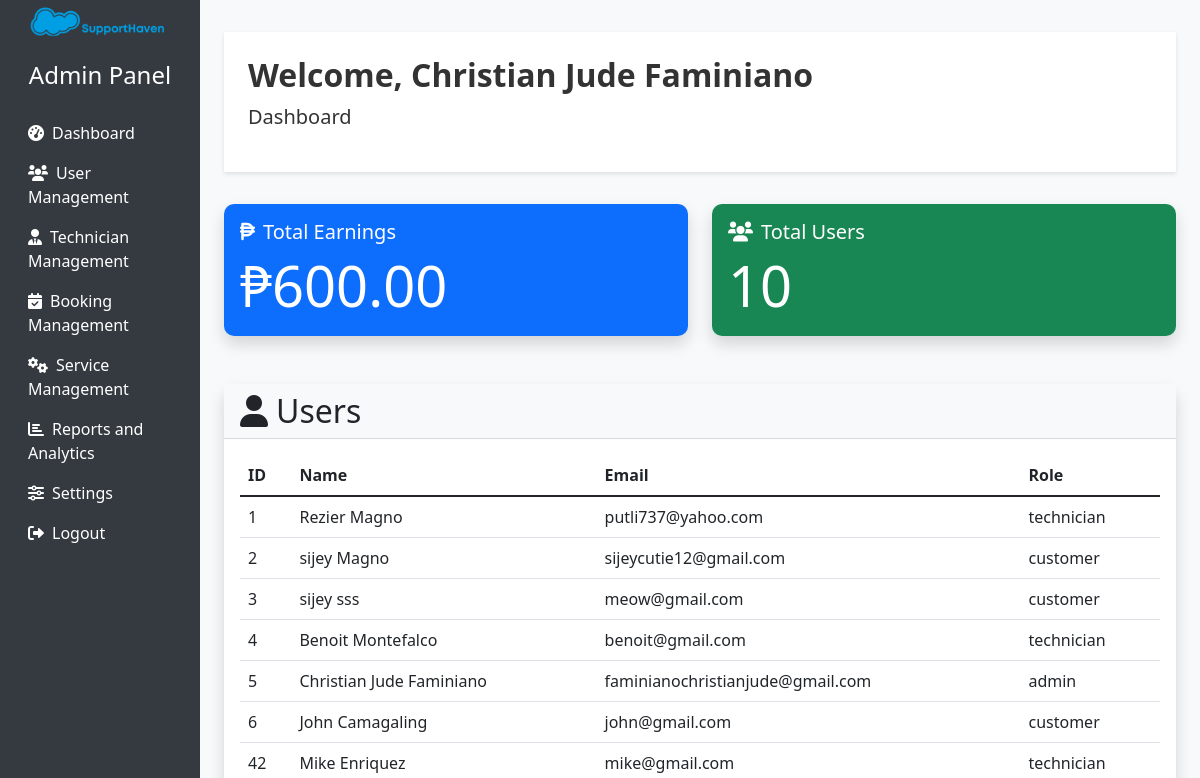
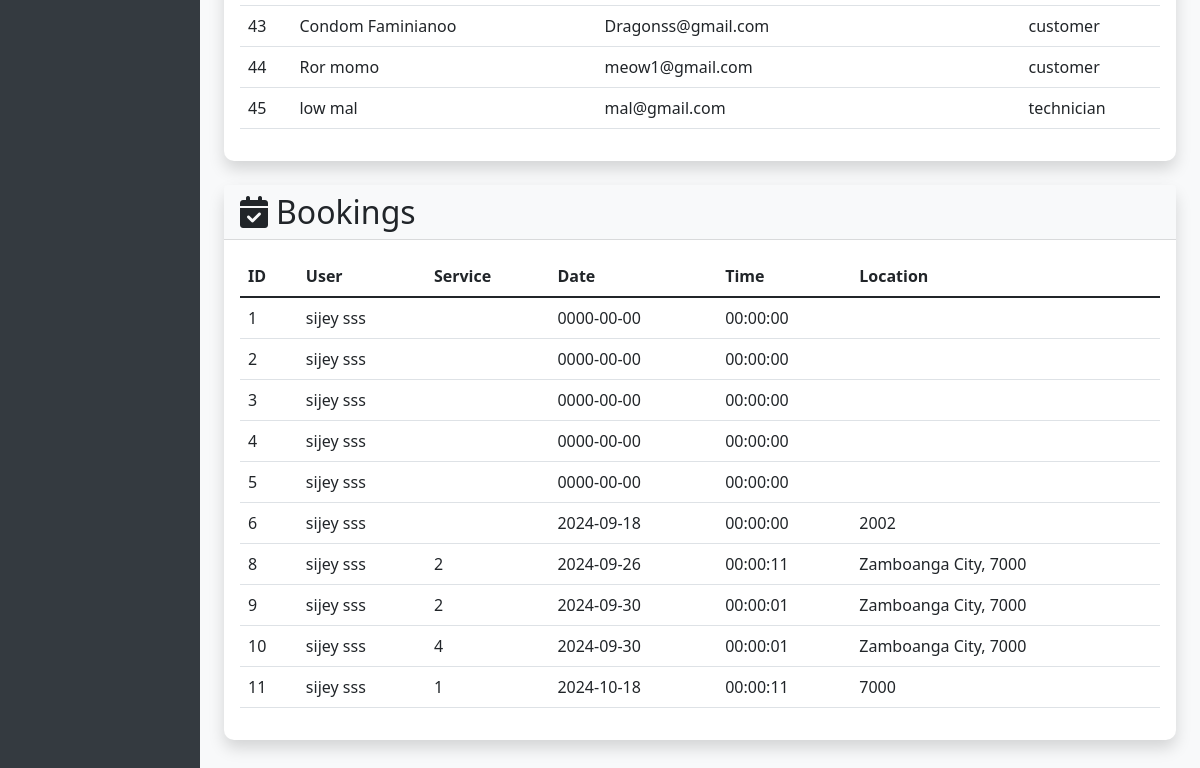
The page /admin/admin.php (signed in) on the database as committed earlier (2 pictures, top to bottom).
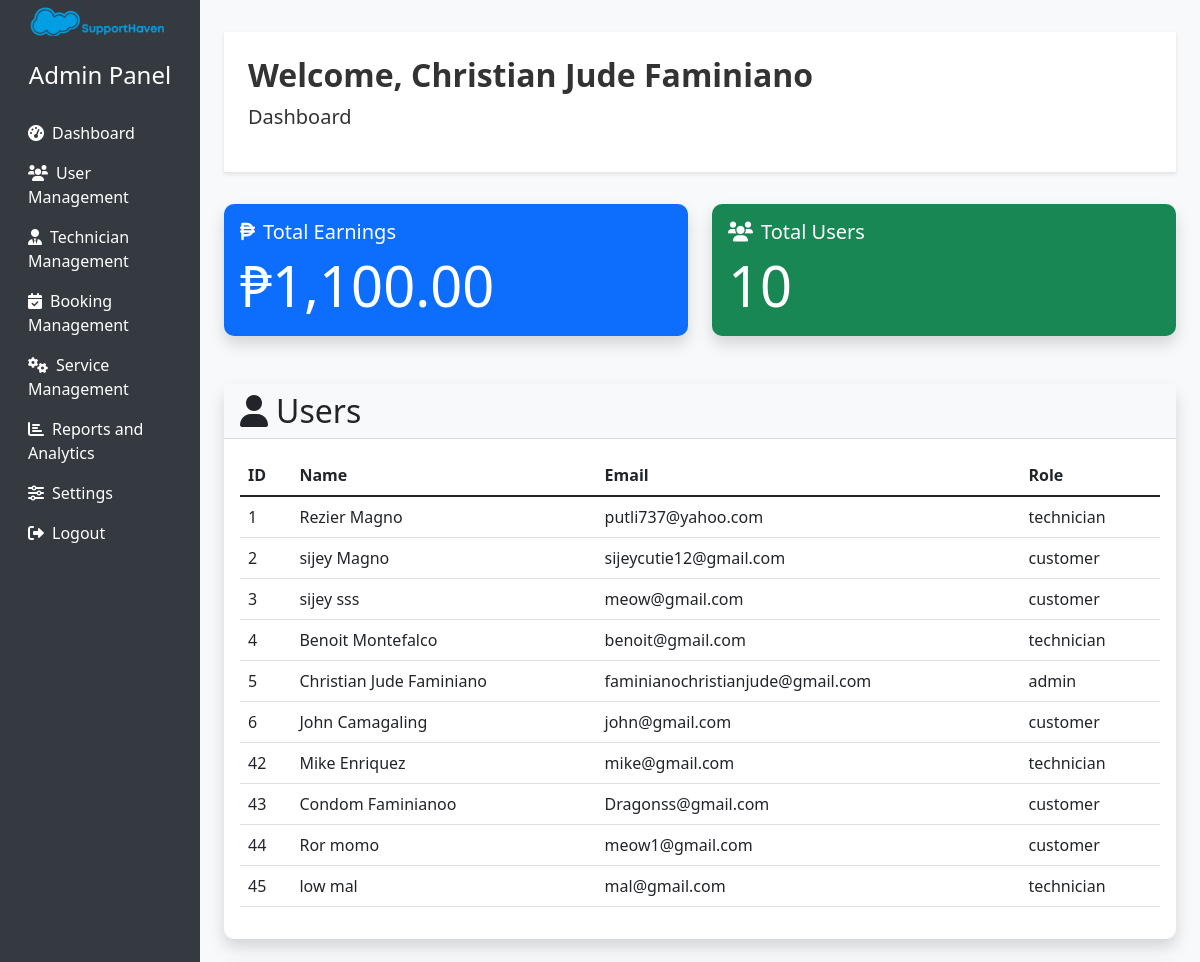
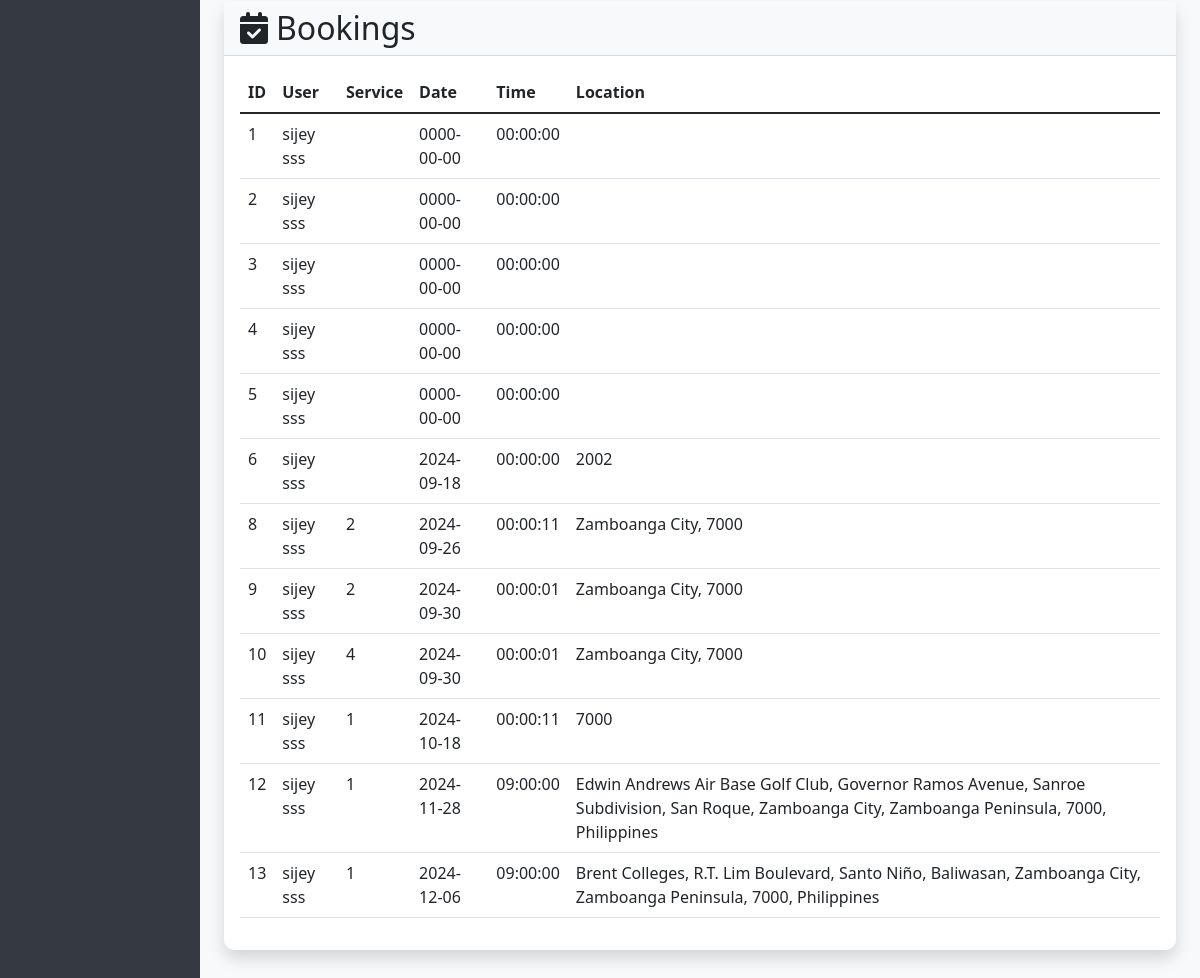
The same page on the database as committed later (2 pictures, top to bottom).
### tables this page shows
CREATE TABLE `users` (
  `id` int(11) NOT NULL,
  `firstname` varchar(50) NOT NULL,
  `lastname` varchar(50) NOT NULL,
  `email` varchar(100) NOT NULL,
  `password` varchar(255) NOT NULL,
  `created_at` timestamp NOT NULL DEFAULT current_timestamp(),
  `user_role_id` int(11) NOT NULL,
  `auth_provider` enum('local','google','facebook') DEFAULT 'local',
  `oauth_id` varchar(255) DEFAULT NULL,
  `avatar` varchar(255) DEFAULT NULL
);

CREATE TABLE `user_roles` (
  `id` int(11) NOT NULL,
  `role_name` varchar(50) NOT NULL
);

CREATE TABLE `bookings` (
  `id` int(11) NOT NULL,
  `user_id` int(11) NOT NULL,
  `service_id` int(11) DEFAULT NULL,
  `technician_id` int(11) DEFAULT NULL,
  `booking_date` date NOT NULL,
  `booking_time` time NOT NULL,
  `location` varchar(255) NOT NULL,
  `payment_method` varchar(50) NOT NULL,
  `total_cost` decimal(10,2) NOT NULL,
  `created_at` timestamp NOT NULL DEFAULT current_timestamp(),
  `status` enum('pending','accepted','completed','cancelled') DEFAULT 'pending'
);

### admin/admin.php (the view, shortened to what this page needs)
<?php
function getAllUsers($db) {
    $query = "SELECT u.id, u.firstName, u.lastName, u.email, u.user_role_id, ur.role_name
              FROM users u
              LEFT JOIN user_roles ur ON u.user_role_id = ur.id";
    $stmt = $db->prepare($query);
    $stmt->execute();
    return $stmt->fetchAll(PDO::FETCH_ASSOC);
}
function getAllBookings($db) {
    $query = "SELECT b.*, u.firstName, u.lastName FROM bookings b LEFT JOIN users u ON b.user_id = u.id";
    $stmt = $db->prepare($query);
    $stmt->execute();
    return $stmt->fetchAll(PDO::FETCH_ASSOC);
}
function getTotalEarnings($db) {
    $query = "SELECT SUM(total_cost) as total_earnings FROM bookings";
    $stmt = $db->prepare($query);
    $stmt->execute();
    $result = $stmt->fetch(PDO::FETCH_ASSOC);
    return $result['total_earnings'] ?? 0;
}
function getTotalUsers($db) {
    $query = "SELECT COUNT(*) as total_users FROM users";
    $stmt = $db->prepare($query);
    $stmt->execute();
    $result = $stmt->fetch(PDO::FETCH_ASSOC);
    return $result['total_users'];
}
$database = new Connection();
$db = $database->getConnection();
$users = getAllUsers($db);
$bookings = getAllBookings($db);
$totalEarnings = getTotalEarnings($db);
$totalUsers = getTotalUsers($db);
$adminName = '';
if (isset($_SESSION['user_id'])) {
    $query = "SELECT firstName, lastName FROM users WHERE id = :user_id";
    $stmt = $db->prepare($query);
    $stmt->bindParam(':user_id', $_SESSION['user_id']);
    $stmt->execute();
    $result = $stmt->fetch(PDO::FETCH_ASSOC);
    if ($result) {
        $adminName = htmlspecialchars($result['firstName'] . ' ' . $result['lastName']);
    }
}
?>
<!DOCTYPE html>
<html lang="en">
<head>
    <link href="https://cdn.jsdelivr.net/npm/bootstrap@5.1.3/dist/css/bootstrap.min.css" rel="stylesheet">
    <link href="https://cdnjs.cloudflare.com/ajax/libs/font-awesome/6.0.0-beta3/css/all.min.css" rel="stylesheet">
</head>
<body>
    <div class="container-fluid">
        <div class="row">
            <nav class="col-md-3 col-lg-2 d-md-block sidebar">
                <div class="position-sticky">
                    <div class="text-center mb-4">
                        <img src="../images/logo.png" alt="SupportHaven Logo" class="admin-logo mb-3">
                        <h4>Admin Panel</h4>
                    </div>
                    <ul class="nav flex-column">
                        <li class="nav-item">
                            <a class="nav-link active" href="admin.php"><i class="fas fa-tachometer-alt me-2"></i>Dashboard</a>
                        </li>
                        <li class="nav-item">
                            <a class="nav-link" href="users.php"><i class="fas fa-users me-2"></i>User Management</a>
                        </li>
                        <li class="nav-item">
                            <a class="nav-link" href="technician-management.php"><i class="fas fa-user-tie me-2"></i>Technician Management</a>
                        </li>
                        <li class="nav-item">
                            <a class="nav-link" href="booking-management.php"><i class="fas fa-calendar-check me-2"></i>Booking Management</a>
                        </li>
                        <li class="nav-item">
                            <a class="nav-link" href="service-management.php"><i class="fas fa-cogs me-2"></i>Service Management</a>
                        </li>
                        <li class="nav-item">
                            <a class="nav-link" href="analytics.php"><i class="fas fa-chart-bar me-2"></i>Reports and Analytics</a>
                        </li>
                        <li class="nav-item">
                            <a class="nav-link" href="settings.php"><i class="fas fa-sliders-h me-2"></i>Settings</a>
                        </li>
                        <li class="nav-item">
                            <a class="nav-link" href="../logout.php"><i class="fas fa-sign-out-alt me-2"></i>Logout</a>
                        </li>
                    </ul>
                </div>
            </nav>
            <main role="main" class="col-md-9 ml-sm-auto col-lg-10 px-md-4 main-content">
                <div class="admin-header p-4">
                    <h2 class="display-9 fw-bold">Welcome, <?php echo $adminName ? $adminName : 'Admin'; ?></h2>
                    <p class="lead">Dashboard</p>
                </div>
                <div class="row mb-4">
                    <div class="col-md-6 mb-4">
                        <div class="card bg-primary text-white">
                            <div class="card-body">
                                <h5 class="card-title"><i class="fas fa-peso-sign me-2"></i>Total Earnings</h5>
                                <p class="card-text display-4">₱<?php echo number_format($totalEarnings, 2); ?></p>
                            </div>
                        </div>
                    </div>
                    <div class="col-md-6 mb-4">
                        <div class="card bg-success text-white">
                            <div class="card-body">
                                <h5 class="card-title"><i class="fas fa-users me-2"></i>Total Users</h5>
                                <p class="card-text display-4"><?php echo $totalUsers; ?></p>
                            </div>
                        </div>
                    </div>
                </div>
                <div class="card mb-4">
                    <div class="card-header bg-light">
                        <h2 class="mb-0"><i class="fas fa-user me-2"></i>Users</h2>
                    </div>
                    <div class="card-body">
                        <div class="table-responsive">
                            <table class="table table-hover">
                                <thead>
                                    <tr>
                                        <th>ID</th>
                                        <th>Name</th>
                                        <th>Email</th>
                                        <th>Role</th>
                                    </tr>
                                </thead>
                                <tbody>
                                    <?php foreach ($users as $user): ?>
                                    <tr>
                                        <td><?php echo htmlspecialchars($user['id']); ?></td>
                                        <td><?php echo htmlspecialchars($user['firstName'] ?? '') . ' ' . htmlspecialchars($user['lastName'] ?? ''); ?></td>
                                        <td><?php echo htmlspecialchars($user['email']); ?></td>
                                        <td><?php echo htmlspecialchars($user['role_name']); ?></td>
                                    </tr>
                                    <?php endforeach; ?>
                                </tbody>
                            </table>
                        </div>
                    </div>
                </div>
                <div class="card">
                    <div class="card-header bg-light">
                        <h2 class="mb-0"><i class="fas fa-calendar-check me-2"></i>Bookings</h2>
                    </div>
                    <div class="card-body">
                        <div class="table-responsive">
                            <table class="table table-hover">
                                <thead>
                                    <tr>
                                        <th>ID</th>
                                        <th>User</th>
                                        <th>Service</th>
                                        <th>Date</th>
                                        <th>Time</th>
                                        <th>Location</th>
                                    </tr>
                                </thead>
                                <tbody>
                                    <?php foreach ($bookings as $booking): ?>
                                    <tr>
                                        <td><?php echo htmlspecialchars($booking['id']); ?></td>
                                        <td><?php echo htmlspecialchars($booking['firstName'] ?? '') . ' ' . htmlspecialchars($booking['lastName'] ?? ''); ?></td>
                                        <td><?php echo htmlspecialchars($booking['service_id']); ?></td>
                                        <td><?php echo htmlspecialchars($booking['booking_date']); ?></td>
                                        <td><?php echo htmlspecialchars($booking['booking_time']); ?></td>
                                        <td><?php echo htmlspecialchars($booking['location']); ?></td>
                                    </tr>
                                    <?php endforeach; ?>
                                </tbody>
                            </table>
                        </div>
                    </div>
                </div>
            </main>
        </div>
    </div>
</body>
</html>

### admin/admin.php (style rules this page uses)
body { font-family: 'Segoe UI', Tahoma, Geneva, Verdana, sans-serif; background-color: #f8f9fa; }
.sidebar { background-color: #343a40; min-height: 100vh; color: #fff; }
.sidebar .nav-link { color: #fff; transition: all 0.3s; }
.main-content { padding: 2rem; }
.card { border: none; border-radius: 10px; box-shadow: 0 0.5rem 1rem rgba(0, 0, 0, 0.15); transition: all 0.3s; }
.table { background-color: #fff; border-radius: 10px; }
.admin-header { background-color: #ffffff; color: #333; padding: 1rem 0; margin-bottom: 2rem; box-shadow: 0 2px 4px rgba(0,0,0,0.1); }
.admin-logo { max-width: 150px; height: auto; }

Rows that differ between the two databases and show on the page:
added bookings: id "12", user.firstname "sijey", user.lastname "sss", service "1", booking_date "2024-11-28", booking_time "09:00:00", location "Edwin Andrews Air Base Golf Club, Governor Ramos Avenue, Sanroe Subdivision, San Roque, Zamboanga City, Zamboanga Peninsula, 7000, Philippines"
added bookings: id "13", user.firstname "sijey", user.lastname "sss", service "1", booking_date "2024-12-06", booking_time "09:00:00", location "Brent Colleges, R.T. Lim Boulevard, Santo Niño, Baliwasan, Zamboanga City, Zamboanga Peninsula, 7000, Philippines"
Other text that changed with them:
$totalEarnings: "600.00" → "1,100.00"
